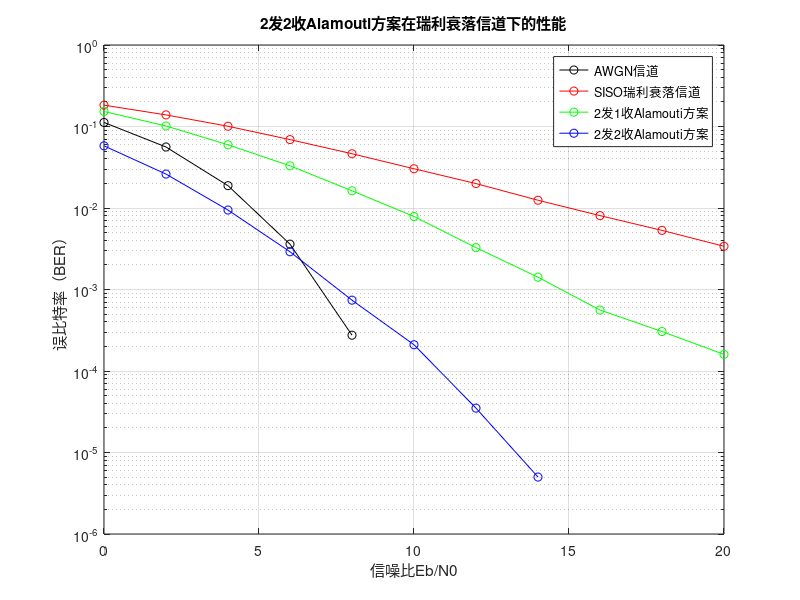

Write MATLAB code to recreate this figure.
%仿真Alamouti 2发2收空时编码性能，调制方式为QPSK
clear all
datasize = 100000; %仿真的符号数
EbN0 = 0:2:20; %信噪比
M = 4; %QPSK调制
x = randsrc(2,datasize/2,[0:3]); %数据源符号
x1 = pskmod(x,M,pi/4);  %pi/4表示用QPSK
h = randn(4,datasize/2) +j*randn(4,datasize/2); %Rayleigh衰落信道
h = h./sqrt(2); %能量归一化
 
for index=1:length(EbN0)
%     除以4是因为 Alamouti 空时编码器的发射机制，一个符号被拆分成两个发送，
%     每个发送的能量只有原本的1/2，这样每个发送的信噪比就是原信号的1/4。
    sigma1 = sqrt(1/(4*10.^(EbN0(index)/10))); %SISO信道高斯白噪声标准差
    n = sigma1*(randn(2,datasize/2)+j*randn(2,datasize/2));
    y = x1 + n; %通过AWGN信道
    x2 = pskdemod(y,M,pi/4); %高斯噪声解调

    y1 = x1 + n./h(1:2,:); %通过SISO瑞利衰落信道后的判决变量
    x3 = pskdemod(y1,M,pi/4); %SISO瑞利解调
    
    sigma2 = sqrt(1/(2*10.^(EbN0(index)/10))); %Alamouti方案每个子信道高斯白噪声标准差
    n = sigma2*(randn(4,datasize/2)+j*randn(4,datasize/2));
    n1(1,:) = (conj(h(1,:)).*n(1,:)+h(2,:).*conj(n(2,:)))./(sum(abs(h(1:2,:)).^2)); %2发1收Alamouti方案判决变量的噪声项
    n1(2,:) = (conj(h(2,:)).*n(1,:)-h(1,:).*conj(n(2,:)))./(sum(abs(h(1:2,:)).^2));   
    y = x1 + n1;
    x4 = pskdemod(y,M,pi/4);%2发1收Alamouti方案

    n2(1,:) = (conj(h(1,:)).*n(1,:)+h(2,:).*conj(n(2,:))+conj(h(3,:)).*n(3,:)+h(4,:).*conj(n(4,:)))./(sum(abs(h).^2)); %2发2收Alamouti方案判决变量的噪声项
    n2(2,:) = (conj(h(2,:)).*n(1,:)-h(1,:).*conj(n(2,:))+conj(h(4,:)).*n(3,:)-h(3,:).*conj(n(4,:)))./(sum(abs(h).^2));
    y1= x1 + n2;
    x5 = pskdemod(y1,M,pi/4);
    [temp,ber1(index)] = biterr(x,x2,log2(M));
    [temp,ber2(index)] = biterr(x,x3,log2(M));
    [temp,ber3(index)] = biterr(x,x4,log2(M));
    [temp,ber4(index)] = biterr(x,x5,log2(M));
end
 
semilogy(EbN0,ber1,'-ko',EbN0,ber2,'-ro',EbN0,ber3,'-go',EbN0,ber4,'-bo')
grid on
legend('AWGN信道','SISO瑞利衰落信道', '2发1收Alamouti方案', '2发2收Alamouti方案')
xlabel('信噪比Eb/N0')
ylabel('误比特率（BER）')
title('2发2收Alamouti方案在瑞利衰落信道下的性能')
